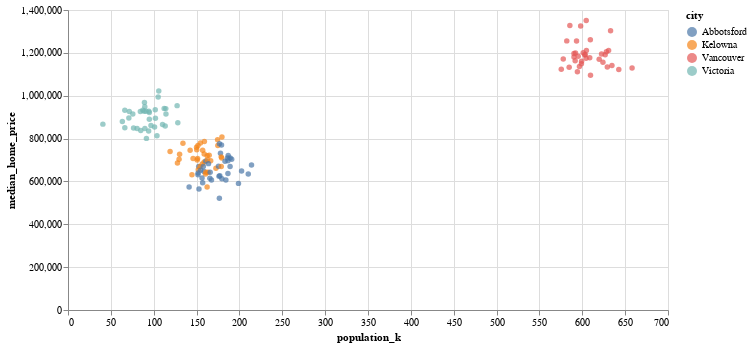

The notebook cell this image was saved under:
### Code cell
# 8.3 Scatter: population_k vs median_home_price for years 2021–2023, colored by city
mask = (filled['date'].dt.year >= 2021) & (filled['date'].dt.year <= 2023)
scat = alt.Chart(filled[mask]).mark_circle().encode(
    x="population_k:Q",
    y="median_home_price:Q",
    color="city:N",
    tooltip=["city","date","population_k","median_home_price"]
).properties(width=600, height=300)
scat

### Figure 1 — Vega-Lite specification as saved in the notebook (floating-point values rounded to 4 significant figures; data arrays with more than 128 entries replaced by an {"elided": "..."} marker saying what was removed)
{"config": {"view": {"continuousWidth": 300, "continuousHeight": 300}}, "data": {"name": "data-c520c24ebb41e858f3088580319eb10e"}, "mark": {"type": "circle"}, "encoding": {"color": {"field": "city", "type": "nominal"}, "tooltip": [{"field": "city", "type": "nominal"}, {"field": "date", "type": "temporal"}, {"field": "population_k", "type": "quantitative"}, {"field": "median_home_price", "type": "quantitative"}], "x": {"field": "population_k", "type": "quantitative"}, "y": {"field": "median_home_price", "type": "quantitative"}}, "height": 300, "width": 600, "$schema": "https://vega.github.io/schema/vega-lite/v5.20.1.json", "datasets": {"data-c520c24ebb41e858f3088580319eb10e": {"elided": "144 records"}}}
